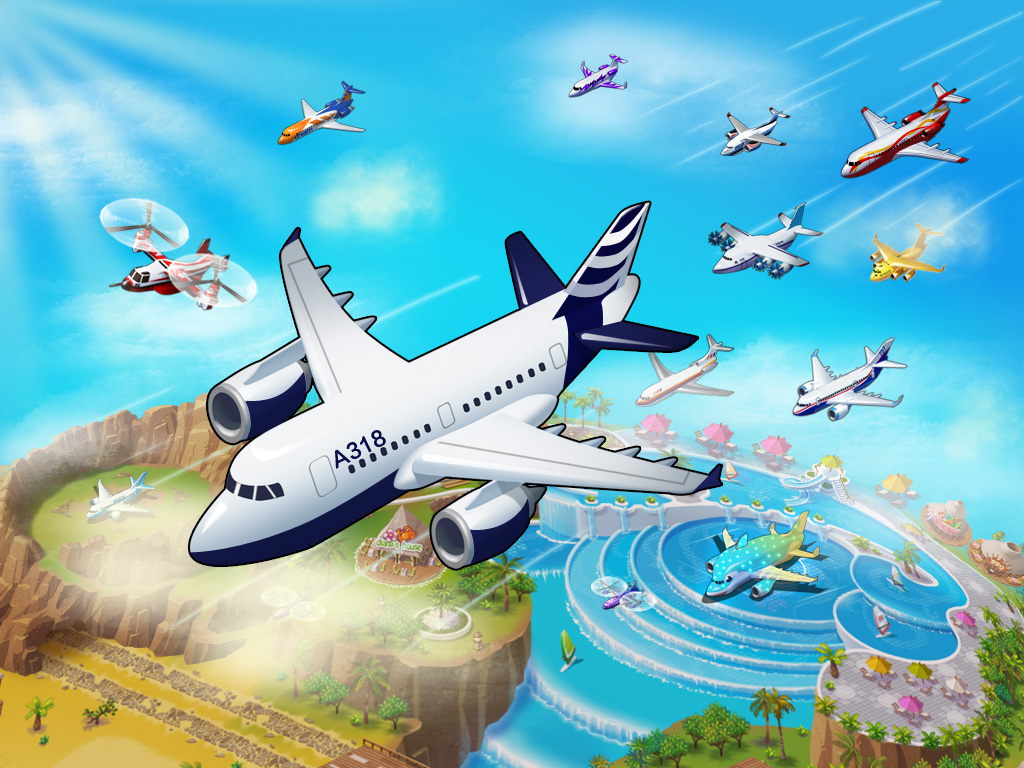
#> input picture source-assets/login/login_back@ipad.jpg, 1024 x 768 px
$ python -i afterburner.py   (imports and definitions only)
#> lines starting #> are read from the running program, lines starting #| are printed output that depends on the picture
#!/usr/bin/env python3
"""The afterburner plume, as a four frame flipbook.

PROVENANCE: ORIGINAL. Nothing in the dump is a jet exhaust, so this is drawn
from scratch and ships, like tools/banshee_rotor.py.

ONE FLAME THAT BREATHES, not three variants cycled. The first pass made three
separate plumes - a soft cone, one with shock diamonds, a short bloom - and
cycling those would have jumped, because each had its own size and its own
centre. What animates instead are the PARAMETERS of a single flame:

  length     breathes 25 <-> 30px, the soft and long shapes
  intensity  pulses on an offset phase, the short bloom's punch
  diamonds   travel aft as the frames advance, so it shimmers not strobes

Every frame is drawn on ONE canvas with the nozzle at ONE anchor point, which is
what stops the flame walking about as it cycles. The anchor is printed so the
rig can be set from it.

NO ROTATION HERE. The plume is drawn pointing straight back along +x and the
game rotates it per aircraft - see the `exhaust` rig in fleet.gd. Baking the
angle in was the first design and it was wrong: every airframe sits at its own
slope, so it would have meant one plume per aircraft rather than one plume.

    python3 tools/afterburner.py
"""
from pathlib import Path

import numpy as np
from PIL import Image, ImageFilter

ROOT = Path(__file__).resolve().parent.parent
OUT = ROOT / "game" / "assets" / "effects"

SS = 8
FRAMES = 4
MAX_LEN = 32
WIDTH = 12

# The nozzle sits this far into the canvas, leaving room for the flame to be
# rotated about it without clipping.
LEAD = 12


def frame(i: int) -> Image.Image:
    import math
    t0 = i / float(FRAMES)
    length = (25.0 + 5.0 * math.sin(t0 * 2 * math.pi)) * SS
    bloom = 0.55 + 0.25 * math.sin(t0 * 2 * math.pi + 1.1)
    phase = t0 * 2 * math.pi

    cw, ch = (MAX_LEN + LEAD * 2) * SS, WIDTH * 3 * SS
    nz = (LEAD * SS, ch // 2)
    a = np.zeros((ch, cw), dtype=np.float32)
    w_full = WIDTH * SS

    for x in range(cw):
        t = (x - nz[0]) / length
        if t < 0.0 or t > 1.0:
            continue
        # Widest just aft of the nozzle, tapering to nothing.
        w = w_full * 0.5 * (0.55 + 0.9 * t ** 0.6) * (1.0 - t ** 2.2)
        if w <= 0.0:
            continue
        dia = 0.78 + 0.42 * abs(math.cos(t * math.pi * 3.2 - phase))
        lo, hi = int(nz[1] - w), int(nz[1] + w) + 1
        for y in range(lo, hi):
            r = abs(y - nz[1]) / max(w, 1e-3)
            v = (1.0 - r * r) * (1.0 - t) ** bloom * dia
            if v > a[y, x]:
                a[y, x] = v

    a = np.clip(a, 0.0, 1.0)
    rgba = np.zeros((ch, cw, 4), dtype=np.uint8)
    # White-hot core grading out through yellow to orange at the edge.
    rgba[:, :, 0] = 255
    rgba[:, :, 1] = np.clip(120 + 135 * a, 0, 255)
    rgba[:, :, 2] = np.clip(40 + 215 * a ** 2.6, 0, 255)
    rgba[:, :, 3] = (a * 235).astype(np.uint8)

    im = Image.fromarray(rgba, "RGBA").filter(ImageFilter.GaussianBlur(SS * 0.5))
    return im.resize((cw // SS, ch // SS), Image.LANCZOS)


def main() -> None:
    OUT.mkdir(parents=True, exist_ok=True)
    for i in range(FRAMES):
        im = frame(i)
        name = "afterburner_%s_2x.png" % "abcd"[i]
        im.save(OUT / name)
        print("  %-28s %dx%d" % (name, im.width, im.height))
    print("\n  anchor (the nozzle) is at %d,%d in every frame" % (LEAD, frame(0).height // 2))


# [2 lines not run here, left out]

>>> import cv2
>>> picture = cv2.imread('../source-assets/login/login_back@ipad.jpg', cv2.IMREAD_GRAYSCALE)
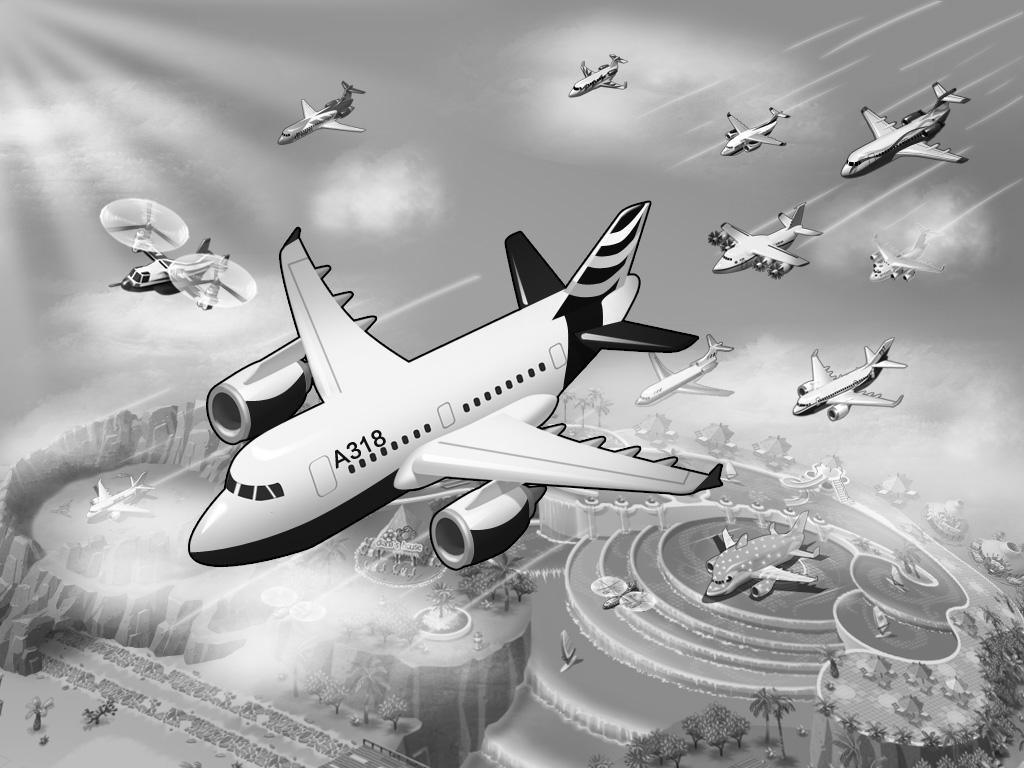
#> picture: shape (768, 1024); min 0, max 255, mean 166.4
>>> result = frame(picture)
#> (the run stopped early here; a loop or call above may not have finished)
